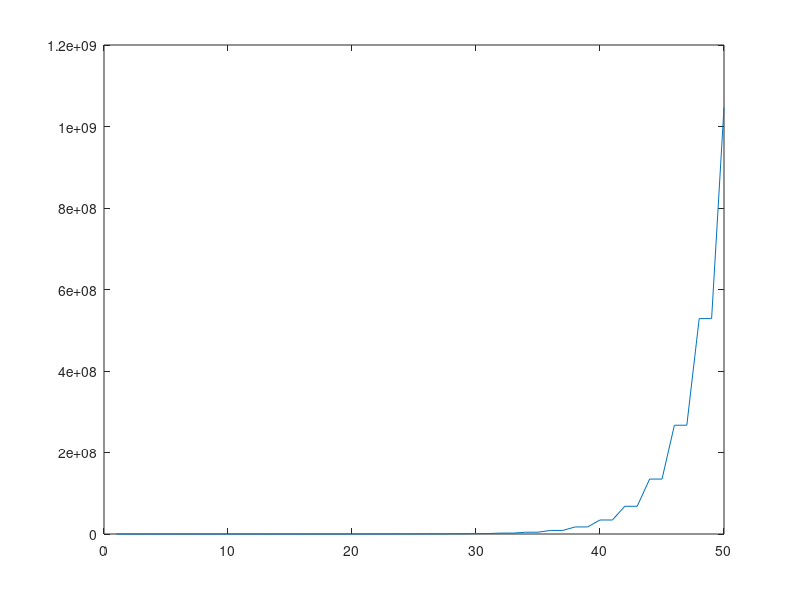

Write the MATLAB code that produced this figure.
na = [ 19.801981

59.013824

59.013824

136.66104

136.66104

290.4179

290.4179

594.8869

594.8869

1197.7958

1197.7958

2391.6748

2391.6748

4755.7915

4755.7915

9437.211

9437.211

18707.348

18707.348

37064.055

37064.055

73413.97

73413.97

145394.0

145394.0

287928.72

287928.72

570175.7

570175.7

1129080.6

1129080.6

2235823.0

2235823.0

4427392.0

4427392.0

8767133.0

8767133.0

1.736068E7

1.736068E7

3.4377604E7

3.4377604E7

6.8074488E7

6.8074488E7

1.34800992E8

1.34800992E8

2.66932672E8

2.66932672E8

5.28579584E8

5.28579584E8

1.04669229E9
];

plot(na)